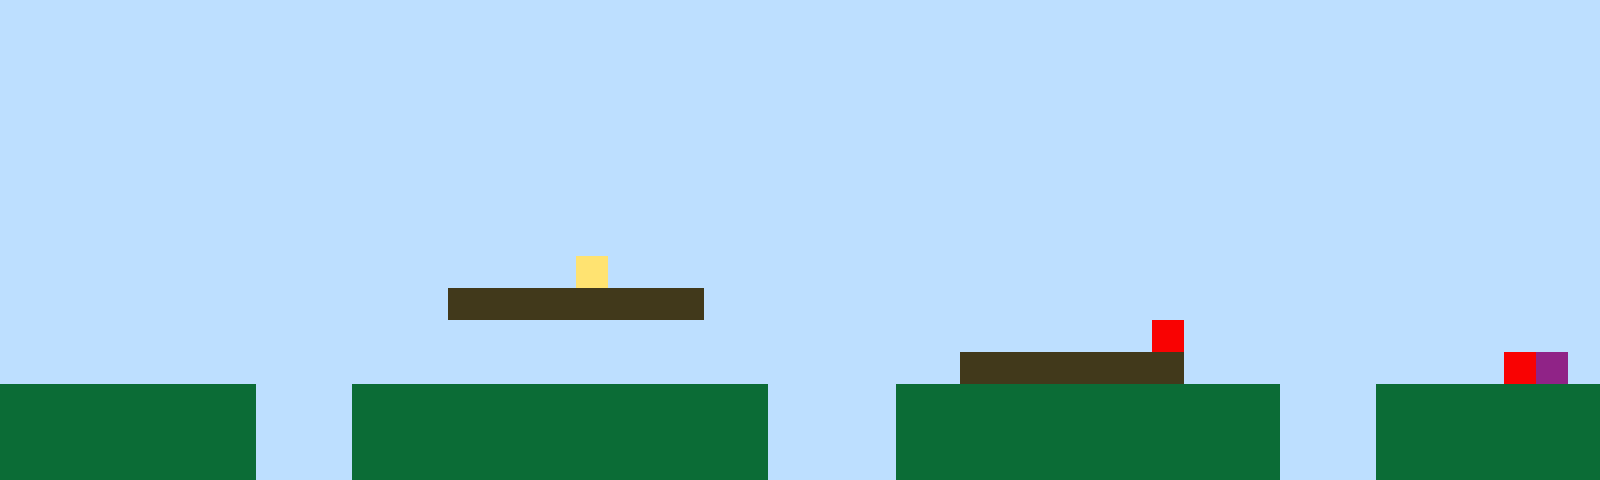

This game map was drawn from its Tiled (.tmx) file and the tilesets committed beside it. A one-line description and the full map source follow:
An orthogonal 50x15 tile map with 32x32 px tiles, 1 tile layer (Tile Layer 1).

<map version="1.10" tiledversion="1.11.2" orientation="orthogonal" renderorder="right-up" width="50" height="15" tilewidth="32" tileheight="32" infinite="0" nextlayerid="2" nextobjectid="1"><editorsettings><export target="map1.csv" format="csv" /></editorsettings><tileset firstgid="1" name="sprites" tilewidth="32" tileheight="32" tilecount="6" columns="3"><image source="sprites.png" width="96" height="64" /></tileset><layer id="1" name="Tile Layer 1" width="50" height="15"><data encoding="csv">1,1,1,1,1,1,1,1,1,1,1,1,1,1,1,1,1,1,1,1,1,1,1,1,1,1,1,1,1,1,1,1,1,1,1,1,1,1,1,1,1,1,1,1,1,1,1,1,1,1,1,1,1,1,1,1,1,1,1,1,1,1,1,1,1,1,1,1,1,1,1,1,1,1,1,1,1,1,1,1,1,1,1,1,1,1,1,1,1,1,1,1,1,1,1,1,1,1,1,1,1,1,1,1,1,1,1,1,1,1,1,1,1,1,1,1,1,1,1,1,1,1,1,1,1,1,1,1,1,1,1,1,1,1,1,1,1,1,1,1,1,1,1,1,1,1,1,1,1,1,1,1,1,1,1,1,1,1,1,1,1,1,1,1,1,1,1,1,1,1,1,1,1,1,1,1,1,1,1,1,1,1,1,1,1,1,1,1,1,1,1,1,1,1,1,1,1,1,1,1,1,1,1,1,1,1,1,1,1,1,1,1,1,1,1,1,1,1,1,1,1,1,1,1,1,1,1,1,1,1,1,1,1,1,1,1,1,1,1,1,1,1,1,1,1,1,1,1,1,1,1,1,1,1,1,1,1,1,1,1,1,1,1,1,1,1,1,1,1,1,1,1,1,1,1,1,1,1,1,1,1,1,1,1,1,1,1,1,1,1,1,1,1,1,1,1,1,1,1,1,1,1,1,1,1,1,1,1,1,1,1,1,1,1,1,1,1,1,1,1,1,1,1,1,1,1,1,1,1,1,1,1,1,1,1,1,1,1,1,1,1,1,1,1,1,1,1,1,1,1,1,1,1,1,1,1,1,1,1,1,1,1,1,1,1,1,1,1,1,1,1,1,1,1,1,1,1,1,1,1,1,1,1,1,1,1,1,1,1,1,1,1,1,1,1,1,1,1,1,1,1,1,1,1,1,1,1,1,1,1,1,1,1,1,1,1,1,1,4,1,1,1,1,1,1,1,1,1,1,1,1,1,1,1,1,1,1,1,1,1,1,1,1,1,1,1,1,1,1,1,1,1,1,1,1,1,1,1,1,1,1,1,1,1,3,3,3,3,3,3,3,3,1,1,1,1,1,1,1,1,1,1,1,1,1,1,1,1,1,1,1,1,1,1,1,1,1,1,1,1,1,1,1,1,1,1,1,1,1,1,1,1,1,1,1,1,1,1,1,1,1,1,1,1,1,1,1,1,1,1,1,1,1,1,1,1,5,1,1,1,1,1,1,1,1,1,1,1,1,1,1,1,1,1,1,1,1,1,1,1,1,1,1,1,1,1,1,1,1,1,1,1,1,1,1,1,1,1,1,1,3,3,3,3,3,3,3,1,1,1,1,1,1,1,1,1,1,5,6,1,2,2,2,2,2,2,2,2,1,1,1,2,2,2,2,2,2,2,2,2,2,2,2,2,1,1,1,1,2,2,2,2,2,2,2,2,2,2,2,2,1,1,1,2,2,2,2,2,2,2,2,2,2,2,2,2,2,2,1,1,1,2,2,2,2,2,2,2,2,2,2,2,2,2,1,1,1,1,2,2,2,2,2,2,2,2,2,2,2,2,1,1,1,2,2,2,2,2,2,2,2,2,2,2,2,2,2,2,1,1,1,2,2,2,2,2,2,2,2,2,2,2,2,2,1,1,1,1,2,2,2,2,2,2,2,2,2,2,2,2,1,1,1,2,2,2,2,2,2,2</data></layer></map>
